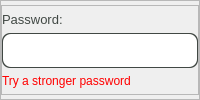
               <widget class="QFrame" name="frame_88">
                <property name="frameShape">
                 <enum>QFrame::StyledPanel</enum>
                </property>
                <property name="frameShadow">
                 <enum>QFrame::Raised</enum>
                </property>
                <layout class="QVBoxLayout" name="verticalLayout_53">
                 <property name="spacing">
                  <number>0</number>
                 </property>
                 <property name="leftMargin">
                  <number>0</number>
                 </property>
                 <property name="topMargin">
                  <number>0</number>
                 </property>
                 <property name="rightMargin">
                  <number>0</number>
                 </property>
                 <property name="bottomMargin">
                  <number>0</number>
                 </property>
                 <item>
                  <widget class="QFrame" name="EmailSignInFrame_3">
                   <property name="maximumSize">
                    <size>
                     <width>600</width>
                     <height>90</height>
                    </size>
                   </property>
                   <property name="frameShape">
                    <enum>QFrame::StyledPanel</enum>
                   </property>
                   <property name="frameShadow">
                    <enum>QFrame::Raised</enum>
                   </property>
                   <layout class="QVBoxLayout" name="verticalLayout_51">
                    <property name="spacing">
                     <number>0</number>
                    </property>
                    <property name="leftMargin">
                     <number>0</number>
                    </property>
                    <property name="topMargin">
                     <number>0</number>
                    </property>
                    <property name="rightMargin">
                     <number>0</number>
                    </property>
                    <property name="bottomMargin">
                     <number>0</number>
                    </property>
                    <item>
                     <widget class="QLabel" name="label_42">
                      <property name="font">
                       <font>
                        <pointsize>10</pointsize>
                       </font>
                      </property>
                      <property name="text">
                       <string>&lt;html&gt;&lt;head/&gt;&lt;body&gt;&lt;p&gt;&lt;span style=&quot; color:#414844;&quot;&gt;Password:&lt;/span&gt;&lt;/p&gt;&lt;/body&gt;&lt;/html&gt;</string>
                      </property>
                     </widget>
                    </item>
                    <item>
                     <widget class="QFrame" name="SchoolNameBorder_11">
                      <property name="maximumSize">
                       <size>
                        <width>600</width>
                        <height>35</height>
                       </size>
                      </property>
                      <property name="styleSheet">
                       <string notr="true">background-color: #414844;
border-radius:8px;</string>
                      </property>
                      <property name="frameShape">
                       <enum>QFrame::StyledPanel</enum>
                      </property>
                      <property name="frameShadow">
                       <enum>QFrame::Raised</enum>
                      </property>
                      <layout class="QHBoxLayout" name="horizontalLayout_57">
                       <property name="spacing">
                        <number>0</number>
                       </property>
                       <property name="leftMargin">
                        <number>1</number>
                       </property>
                       <property name="topMargin">
                        <number>1</number>
                       </property>
                       <property name="rightMargin">
                        <number>1</number>
                       </property>
                       <property name="bottomMargin">
                        <number>1</number>
                       </property>
                       <item>
                        <widget class="QFrame" name="frame_90">
                         <property name="maximumSize">
                          <size>
                           <width>600</width>
                           <height>35</height>
                          </size>
                         </property>
                         <property name="styleSheet">
                          <string notr="true">background-color: rgb(255, 255, 255);
border-radius: 8px;</string>
                         </property>
                         <property name="frameShape">
                          <enum>QFrame::StyledPanel</enum>
                         </property>
                         <property name="frameShadow">
                          <enum>QFrame::Raised</enum>
                         </property>
                         <layout class="QVBoxLayout" name="verticalLayout_52">
                          <property name="spacing">
                           <number>0</number>
                          </property>
                          <property name="leftMargin">
                           <number>5</number>
                          </property>
                          <property name="topMargin">
                           <number>5</number>
                          </property>
                          <property name="rightMargin">
                           <number>5</number>
                          </property>
                          <property name="bottomMargin">
                           <number>5</number>
                          </property>
                          <item>
                           <widget class="QLineEdit" name="passwordSignUp">
                            <property name="minimumSize">
                             <size>
                              <width>0</width>
                              <height>25</height>
                             </size>
                            </property>
                            <property name="echoMode">
                             <enum>QLineEdit::Password</enum>
                            </property>
                           </widget>
                          </item>
                         </layout>
                        </widget>
                       </item>
                      </layout>
                     </widget>
                    </item>
                    <item>
                     <widget class="QLabel" name="password_error">
                      <property name="styleSheet">
                       <string notr="true">color: rgb(255, 0, 0);</string>
                      </property>
                      <property name="text">
                       <string>Try a stronger password</string>
                      </property>
                     </widget>
                    </item>
                   </layout>
                  </widget>
                 </item>
                </layout>
               </widget>
